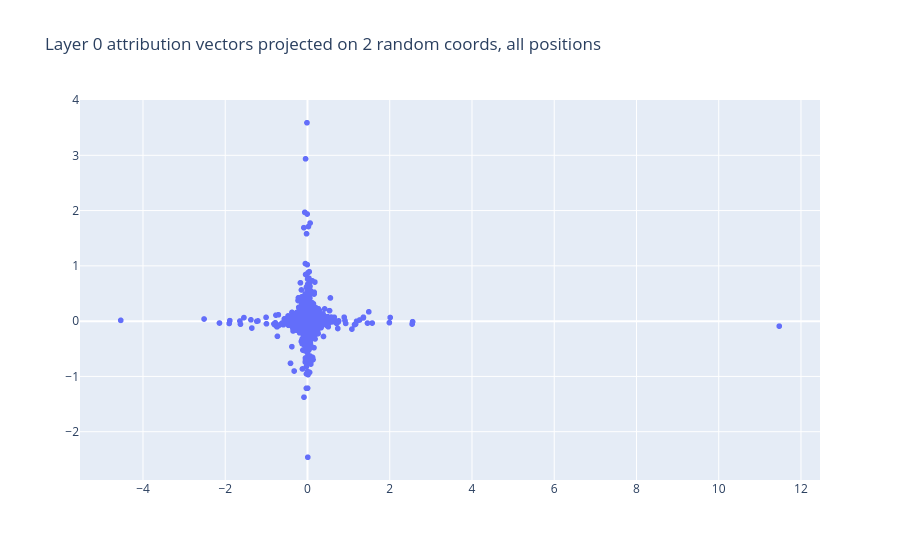
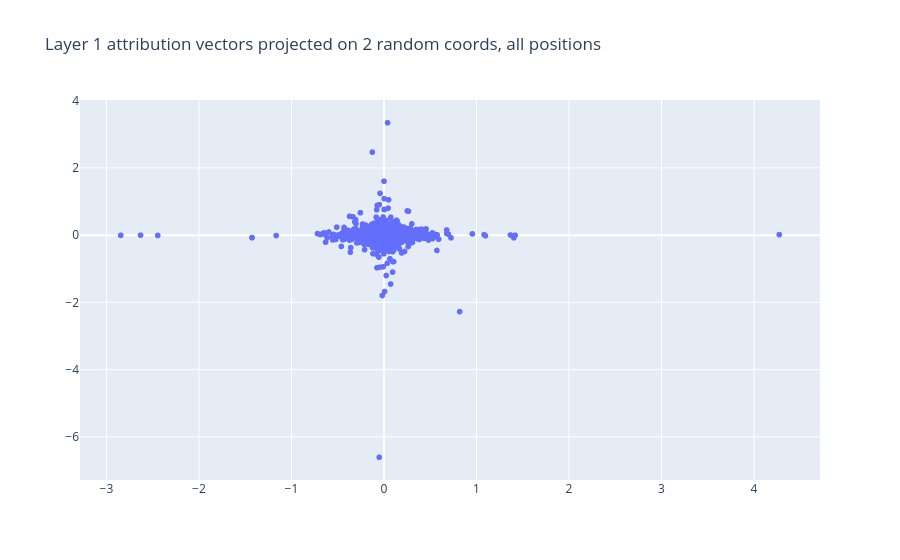
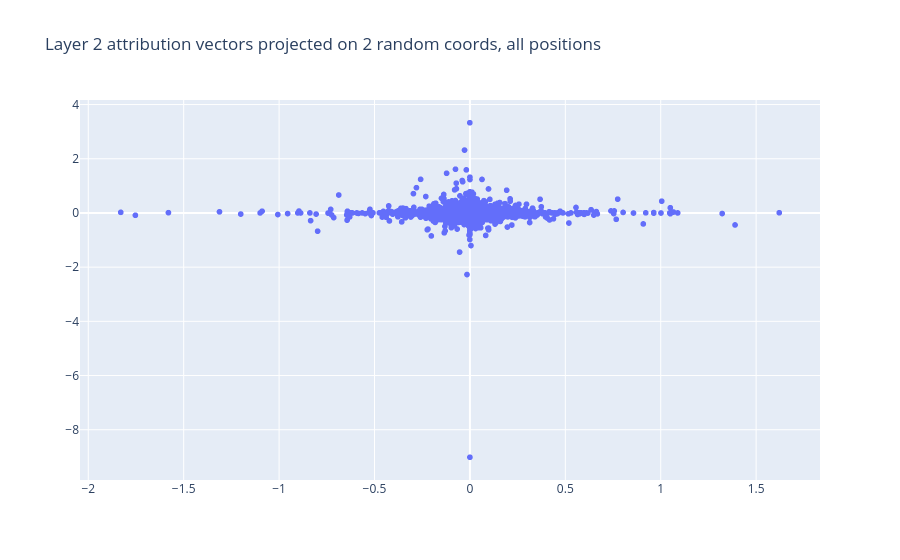

Source (notebook cell) for these figures, in order:
### Code cell
for l in range(3):
    scatter(
        x=x_points[l],
        y=y_points[l],
        xaxis="",
        yaxis="",
        title=f"Layer {str(l)} attribution vectors projected on 2 random coords, all positions"
    )

### Figure 1 — Plotly figure (JSON) as saved in the notebook; plotly's stock layout.template omitted (floating-point values rounded to 4 significant figures; data arrays with more than 128 entries replaced by an {"elided": "..."} marker saying what was removed)
{"data": [{"hovertemplate": "=%{y}<extra></extra>", "legendgroup": "", "marker": {"color": "#636efa", "symbol": "circle"}, "mode": "markers", "name": "", "showlegend": false, "type": "scattergl", "x": {"elided": "11520 float values"}, "xaxis": "x", "y": {"elided": "11520 float values"}, "yaxis": "y"}], "layout": {"legend": {"tracegroupgap": 0}, "title": {"text": "Layer 0 attribution vectors projected on 2 random coords, all positions"}, "xaxis": {"anchor": "y", "domain": [0, 1], "title": {"text": ""}}, "yaxis": {"anchor": "x", "domain": [0, 1], "title": {"text": ""}}}}

### Figure 2 — Plotly figure (JSON) as saved in the notebook; plotly's stock layout.template omitted (floating-point values rounded to 4 significant figures; data arrays with more than 128 entries replaced by an {"elided": "..."} marker saying what was removed)
{"data": [{"hovertemplate": "=%{y}<extra></extra>", "legendgroup": "", "marker": {"color": "#636efa", "symbol": "circle"}, "mode": "markers", "name": "", "showlegend": false, "type": "scattergl", "x": {"elided": "11520 float values"}, "xaxis": "x", "y": {"elided": "11520 float values"}, "yaxis": "y"}], "layout": {"legend": {"tracegroupgap": 0}, "title": {"text": "Layer 1 attribution vectors projected on 2 random coords, all positions"}, "xaxis": {"anchor": "y", "domain": [0, 1], "title": {"text": ""}}, "yaxis": {"anchor": "x", "domain": [0, 1], "title": {"text": ""}}}}

### Figure 3 — Plotly figure (JSON) as saved in the notebook; plotly's stock layout.template omitted (floating-point values rounded to 4 significant figures; data arrays with more than 128 entries replaced by an {"elided": "..."} marker saying what was removed)
{"data": [{"hovertemplate": "=%{y}<extra></extra>", "legendgroup": "", "marker": {"color": "#636efa", "symbol": "circle"}, "mode": "markers", "name": "", "showlegend": false, "type": "scattergl", "x": {"elided": "11520 float values"}, "xaxis": "x", "y": {"elided": "11520 float values"}, "yaxis": "y"}], "layout": {"legend": {"tracegroupgap": 0}, "title": {"text": "Layer 2 attribution vectors projected on 2 random coords, all positions"}, "xaxis": {"anchor": "y", "domain": [0, 1], "title": {"text": ""}}, "yaxis": {"anchor": "x", "domain": [0, 1], "title": {"text": ""}}}}
